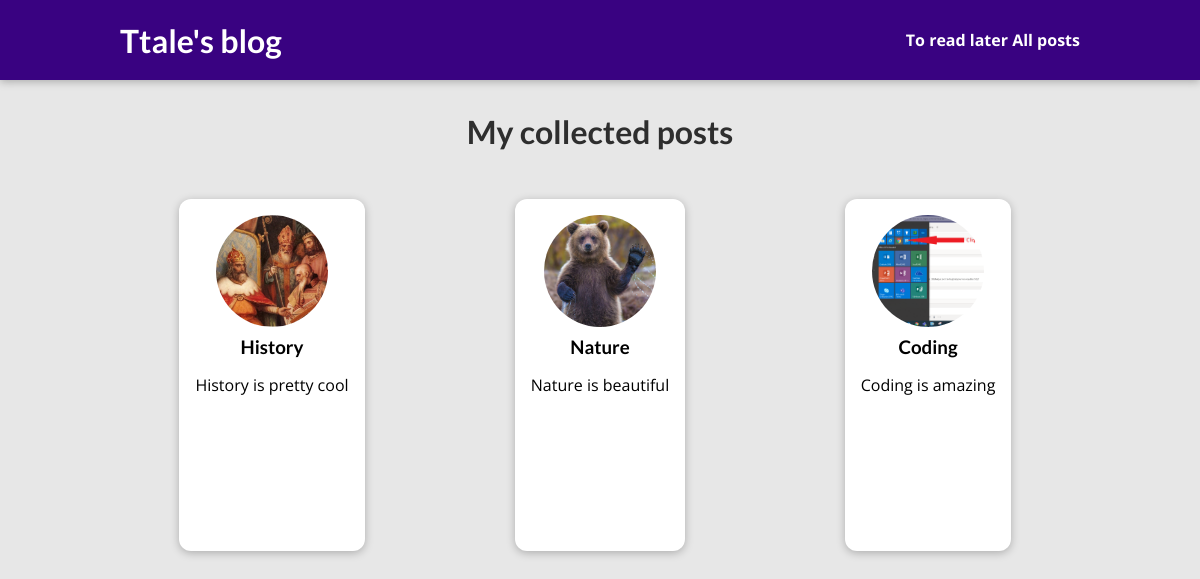
The page /posts on the database its author committed.
### blog/models.py (models this page shows, shortened)
class PostModel(models.Model):
    author = models.ForeignKey(
        AuthorModel, on_delete=models.SET_NULL, null = True,related_name= "posts")
    title=  models.CharField(max_length = 50,default = '')
    excerpt = models.CharField(max_length = 200,default = '')
    image = models.ImageField(upload_to = "posts", null = True)
    date=  models.DateField(auto_now = True)
    slug = models.SlugField(unique = True, db_index = True)
    content = models.TextField(default = '')

### blog/views.py (the view)
# urls.py: path('posts',views.PostsView.as_view(), name = 'posts-page'),
class PostsView(View):
    def get(self, request):
        all_posts = PostModel.objects.all()
        return render(request, "blog/all-posts.html",{
            'all_posts' : all_posts
        })

### blog/templates/blog/all-posts.html (shortened to what this page needs)
{% extends 'base.html' %}
{% load static %}
 {% block css_files %}
 <link rel="stylesheet" href="{% static 'blog/post.css' %}">
 <link rel="stylesheet" href="{% static 'blog/all-posts.css' %}">
 {% endblock css_files %}
 {% block content %}
 <section id = "all-posts">
     <h2>My collected posts</h2>
     <ul>
         {% for  post in  all_posts %}
         {% include "blog/includes/post.html" %}
         {% endfor %}
     </ul>
 </section>
 {% endblock content %}

### blog/templates/blog/includes/post.html (shortened to what this page needs)
<li>
    <article class = "post">
        <a href="{% url 'post-detail-page' post.slug %}">
            <img src="{{post.image.url}}" alt="{{post.image.name}}"/>
            <div class = "post__content">
                <h3>{{post.title}}</h3>
                <p>{{post.excerpt}}</p>
            </div>
        </a>
    </article>
</li>

### static/app.css (style rules this page uses)
* { box-sizing: border-box; }
html { font-family: 'Open Sans', 'Lato', sans-serif; }
body { margin: 0; }
h1, h2, h3 { font-family: 'Lato', sans-serif; font-weight: bold; }

### blog/static/blog/post.css (style rules this page uses)
.post { display: flex; flex-direction: column; align-items: center; text-align: center; }
.post a { text-decoration: none; color: black; transition: all 0.2s ease; padding: 1rem; }
.post img { width: 5rem; height: 5rem; object-fit: cover; border-radius: 50%; }
.post h3 { margin: 0.25rem 0; }

### blog/static/blog/all-posts.css (style rules this page uses)
body { background-color: #e7e7e7; }
#all-posts { margin: 7rem auto; width: 90%; max-width: 60rem; }
#all-posts h2 { text-align: center; font-size: 2rem; color: #2e2e2e; margin: 3rem 0; }
ul { list-style: none; margin: 0; padding: 0; display: grid; grid-template-columns: repeat(auto-fill, minmax(17rem, 1fr)); gap: 1.5rem; }
.post img { width: 7rem; height: 7rem; }
.post a { height: 22rem; transform-origin: center; box-shadow: 0 2px 8px rgba(0, 0, 0, 0.25); border-radius: 12px; background-color: white; }

### rows shown on the page
PostModel: image (picture), title "History", excerpt "History is pretty cool"
PostModel: image (picture), title "Nature", excerpt "Nature is beautiful"
PostModel: image (picture), title "Coding", excerpt "Coding is amazing"
